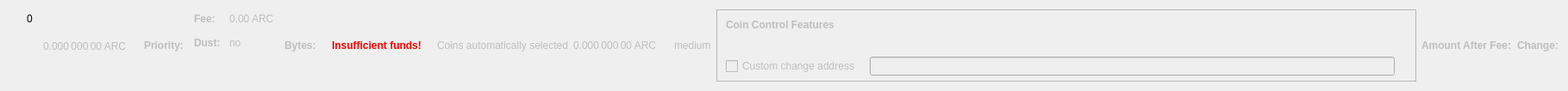
    <widget class="QWidget" name="dummyHideWidget" native="true">
     <property name="maximumSize">
      <size>
       <width>100</width>
       <height>22</height>
      </size>
     </property>
     <layout class="QHBoxLayout" name="dummyHideLayout">
      <item>
       <layout class="QFormLayout" name="formLayoutCoinControl1">
        <property name="horizontalSpacing">
         <number>10</number>
        </property>
        <property name="verticalSpacing">
         <number>14</number>
        </property>
        <property name="leftMargin">
         <number>10</number>
        </property>
        <property name="topMargin">
         <number>4</number>
        </property>
        <property name="rightMargin">
         <number>6</number>
        </property>
        <item row="0" column="1">
         <widget class="QLabel" name="labelCoinControlBytes">
          <property name="cursor">
           <cursorShape>IBeamCursor</cursorShape>
          </property>
          <property name="contextMenuPolicy">
           <enum>Qt::ActionsContextMenu</enum>
          </property>
          <property name="text">
           <string notr="true">0</string>
          </property>
          <property name="textInteractionFlags">
           <set>Qt::LinksAccessibleByMouse|Qt::TextSelectableByKeyboard|Qt::TextSelectableByMouse</set>
          </property>
         </widget>
        </item>
       </layout>
      </item>
      <item>
       <widget class="QLabel" name="labelCoinControlAfterFee">
        <property name="enabled">
         <bool>false</bool>
        </property>
        <property name="sizePolicy">
         <sizepolicy hsizetype="Fixed" vsizetype="Fixed">
          <horstretch>0</horstretch>
          <verstretch>0</verstretch>
         </sizepolicy>
        </property>
        <property name="minimumSize">
         <size>
          <width>111</width>
          <height>12</height>
         </size>
        </property>
        <property name="maximumSize">
         <size>
          <width>111</width>
          <height>12</height>
         </size>
        </property>
        <property name="cursor">
         <cursorShape>IBeamCursor</cursorShape>
        </property>
        <property name="contextMenuPolicy">
         <enum>Qt::ActionsContextMenu</enum>
        </property>
        <property name="text">
         <string notr="true">0.000 000 00 ARC</string>
        </property>
        <property name="textInteractionFlags">
         <set>Qt::LinksAccessibleByMouse|Qt::TextSelectableByKeyboard|Qt::TextSelectableByMouse</set>
        </property>
       </widget>
      </item>
      <item>
       <widget class="QLabel" name="labelCoinControlPriorityText">
        <property name="enabled">
         <bool>false</bool>
        </property>
        <property name="font">
         <font>
          <weight>75</weight>
          <bold>true</bold>
         </font>
        </property>
        <property name="text">
         <string>Priority:</string>
        </property>
       </widget>
      </item>
      <item>
       <layout class="QHBoxLayout" name="horizontalLayout"/>
      </item>
      <item>
       <layout class="QFormLayout" name="formLayoutCoinControl3">
        <property name="horizontalSpacing">
         <number>10</number>
        </property>
        <property name="verticalSpacing">
         <number>14</number>
        </property>
        <property name="leftMargin">
         <number>6</number>
        </property>
        <property name="topMargin">
         <number>4</number>
        </property>
        <property name="rightMargin">
         <number>6</number>
        </property>
        <item row="0" column="0">
         <widget class="QLabel" name="labelCoinControlFeeText">
          <property name="enabled">
           <bool>false</bool>
          </property>
          <property name="font">
           <font>
            <weight>75</weight>
            <bold>true</bold>
           </font>
          </property>
          <property name="text">
           <string>Fee:</string>
          </property>
          <property name="margin">
           <number>0</number>
          </property>
         </widget>
        </item>
        <item row="0" column="1">
         <widget class="QLabel" name="labelCoinControlFee">
          <property name="enabled">
           <bool>false</bool>
          </property>
          <property name="cursor">
           <cursorShape>IBeamCursor</cursorShape>
          </property>
          <property name="contextMenuPolicy">
           <enum>Qt::ActionsContextMenu</enum>
          </property>
          <property name="text">
           <string notr="true">0.00 ARC</string>
          </property>
          <property name="textInteractionFlags">
           <set>Qt::LinksAccessibleByMouse|Qt::TextSelectableByKeyboard|Qt::TextSelectableByMouse</set>
          </property>
         </widget>
        </item>
        <item row="1" column="0">
         <widget class="QLabel" name="labelCoinControlLowOutputText">
          <property name="enabled">
           <bool>false</bool>
          </property>
          <property name="font">
           <font>
            <weight>75</weight>
            <bold>true</bold>
           </font>
          </property>
          <property name="text">
           <string>Dust:</string>
          </property>
         </widget>
        </item>
        <item row="1" column="1">
         <widget class="QLabel" name="labelCoinControlLowOutput">
          <property name="enabled">
           <bool>false</bool>
          </property>
          <property name="cursor">
           <cursorShape>IBeamCursor</cursorShape>
          </property>
          <property name="contextMenuPolicy">
           <enum>Qt::ActionsContextMenu</enum>
          </property>
          <property name="text">
           <string>no</string>
          </property>
          <property name="textInteractionFlags">
           <set>Qt::LinksAccessibleByMouse|Qt::TextSelectableByKeyboard|Qt::TextSelectableByMouse</set>
          </property>
         </widget>
        </item>
       </layout>
      </item>
      <item>
       <widget class="QLabel" name="labelCoinControlBytesText">
        <property name="enabled">
         <bool>false</bool>
        </property>
        <property name="font">
         <font>
          <weight>75</weight>
          <bold>true</bold>
         </font>
        </property>
        <property name="text">
         <string>Bytes:</string>
        </property>
       </widget>
      </item>
      <item>
       <layout class="QFormLayout" name="formLayoutCoinControl2">
        <property name="horizontalSpacing">
         <number>10</number>
        </property>
        <property name="verticalSpacing">
         <number>14</number>
        </property>
        <property name="leftMargin">
         <number>6</number>
        </property>
        <property name="topMargin">
         <number>4</number>
        </property>
        <property name="rightMargin">
         <number>6</number>
        </property>
       </layout>
      </item>
      <item>
       <layout class="QHBoxLayout" name="horizontalLayoutCoinControl2">
        <property name="spacing">
         <number>8</number>
        </property>
        <property name="bottomMargin">
         <number>10</number>
        </property>
       </layout>
      </item>
      <item>
       <widget class="QLabel" name="labelCoinControlInsuffFunds">
        <property name="enabled">
         <bool>false</bool>
        </property>
        <property name="minimumSize">
         <size>
          <width>0</width>
          <height>0</height>
         </size>
        </property>
        <property name="font">
         <font>
          <weight>75</weight>
          <bold>true</bold>
         </font>
        </property>
        <property name="styleSheet">
         <string notr="true">color:red;font-weight:bold;</string>
        </property>
        <property name="text">
         <string>Insufficient funds!</string>
        </property>
        <property name="margin">
         <number>5</number>
        </property>
       </widget>
      </item>
      <item>
       <layout class="QFormLayout" name="formLayoutCoinControl4">
        <property name="horizontalSpacing">
         <number>10</number>
        </property>
        <property name="verticalSpacing">
         <number>14</number>
        </property>
        <property name="leftMargin">
         <number>6</number>
        </property>
        <property name="topMargin">
         <number>4</number>
        </property>
        <property name="rightMargin">
         <number>6</number>
        </property>
       </layout>
      </item>
      <item>
       <widget class="QLabel" name="labelCoinControlAutomaticallySelected">
        <property name="enabled">
         <bool>false</bool>
        </property>
        <property name="sizePolicy">
         <sizepolicy hsizetype="Fixed" vsizetype="Fixed">
          <horstretch>0</horstretch>
          <verstretch>0</verstretch>
         </sizepolicy>
        </property>
        <property name="minimumSize">
         <size>
          <width>0</width>
          <height>0</height>
         </size>
        </property>
        <property name="maximumSize">
         <size>
          <width>240</width>
          <height>16777215</height>
         </size>
        </property>
        <property name="text">
         <string>Coins automatically selected</string>
        </property>
        <property name="margin">
         <number>5</number>
        </property>
       </widget>
      </item>
      <item>
       <widget class="QLabel" name="labelCoinControlChange">
        <property name="enabled">
         <bool>false</bool>
        </property>
        <property name="sizePolicy">
         <sizepolicy hsizetype="Fixed" vsizetype="Fixed">
          <horstretch>0</horstretch>
          <verstretch>0</verstretch>
         </sizepolicy>
        </property>
        <property name="minimumSize">
         <size>
          <width>111</width>
          <height>0</height>
         </size>
        </property>
        <property name="maximumSize">
         <size>
          <width>111</width>
          <height>16777215</height>
         </size>
        </property>
        <property name="cursor">
         <cursorShape>IBeamCursor</cursorShape>
        </property>
        <property name="contextMenuPolicy">
         <enum>Qt::ActionsContextMenu</enum>
        </property>
        <property name="text">
         <string notr="true">0.000 000 00 ARC</string>
        </property>
        <property name="textInteractionFlags">
         <set>Qt::LinksAccessibleByMouse|Qt::TextSelectableByKeyboard|Qt::TextSelectableByMouse</set>
        </property>
       </widget>
      </item>
      <item>
       <widget class="QLabel" name="labelCoinControlPriority">
        <property name="enabled">
         <bool>false</bool>
        </property>
        <property name="cursor">
         <cursorShape>IBeamCursor</cursorShape>
        </property>
        <property name="contextMenuPolicy">
         <enum>Qt::ActionsContextMenu</enum>
        </property>
        <property name="text">
         <string>medium</string>
        </property>
        <property name="textInteractionFlags">
         <set>Qt::LinksAccessibleByMouse|Qt::TextSelectableByKeyboard|Qt::TextSelectableByMouse</set>
        </property>
       </widget>
      </item>
      <item>
       <widget class="QFrame" name="frameCoinControl">
        <property name="sizePolicy">
         <sizepolicy hsizetype="Expanding" vsizetype="Expanding">
          <horstretch>0</horstretch>
          <verstretch>0</verstretch>
         </sizepolicy>
        </property>
        <property name="maximumSize">
         <size>
          <width>16777215</width>
          <height>16777215</height>
         </size>
        </property>
        <property name="frameShape">
         <enum>QFrame::StyledPanel</enum>
        </property>
        <property name="frameShadow">
         <enum>QFrame::Sunken</enum>
        </property>
        <layout class="QVBoxLayout" name="verticalLayoutCoinControl2_2">
         <property name="spacing">
          <number>0</number>
         </property>
         <property name="leftMargin">
          <number>0</number>
         </property>
         <property name="topMargin">
          <number>0</number>
         </property>
         <property name="rightMargin">
          <number>0</number>
         </property>
         <property name="bottomMargin">
          <number>6</number>
         </property>
         <item>
          <layout class="QVBoxLayout" name="verticalLayoutCoinControl" stretch="0,0,0,1">
           <property name="spacing">
            <number>0</number>
           </property>
           <property name="leftMargin">
            <number>10</number>
           </property>
           <property name="topMargin">
            <number>10</number>
           </property>
           <item>
            <layout class="QHBoxLayout" name="horizontalLayoutCoinControl1">
             <property name="bottomMargin">
              <number>15</number>
             </property>
             <item>
              <widget class="QLabel" name="labelCoinControlFeatures">
               <property name="enabled">
                <bool>false</bool>
               </property>
               <property name="sizePolicy">
                <sizepolicy hsizetype="Preferred" vsizetype="Maximum">
                 <horstretch>0</horstretch>
                 <verstretch>0</verstretch>
                </sizepolicy>
               </property>
               <property name="font">
                <font>
                 <weight>75</weight>
                 <bold>true</bold>
                </font>
               </property>
               <property name="styleSheet">
                <string notr="true">font-weight:bold;</string>
               </property>
               <property name="text">
                <string>Coin Control Features</string>
               </property>
              </widget>
             </item>
            </layout>
           </item>
           <item>
            <widget class="QWidget" name="widgetCoinControl" native="true">
             <property name="sizePolicy">
              <sizepolicy hsizetype="Preferred" vsizetype="Preferred">
               <horstretch>0</horstretch>
               <verstretch>0</verstretch>
              </sizepolicy>
             </property>
             <property name="minimumSize">
              <size>
               <width>0</width>
               <height>0</height>
              </size>
             </property>
             <property name="styleSheet">
              <string notr="true"/>
             </property>
             <layout class="QHBoxLayout" name="horizontalLayoutCoinControl5_2">
              <property name="leftMargin">
               <number>0</number>
              </property>
              <property name="topMargin">
               <number>0</number>
              </property>
              <property name="rightMargin">
               <number>0</number>
              </property>
              <property name="bottomMargin">
               <number>0</number>
              </property>
              <item>
               <layout class="QHBoxLayout" name="horizontalLayoutCoinControl3">
                <property name="spacing">
                 <number>20</number>
                </property>
                <property name="topMargin">
                 <number>0</number>
                </property>
                <property name="bottomMargin">
                 <number>10</number>
                </property>
               </layout>
              </item>
             </layout>
            </widget>
           </item>
           <item>
            <layout class="QHBoxLayout" name="horizontalLayoutCoinControl4" stretch="0,0,0">
             <property name="spacing">
              <number>12</number>
             </property>
             <property name="sizeConstraint">
              <enum>QLayout::SetDefaultConstraint</enum>
             </property>
             <property name="topMargin">
              <number>5</number>
             </property>
             <property name="rightMargin">
              <number>5</number>
             </property>
             <item>
              <widget class="QCheckBox" name="checkBoxCoinControlChange">
               <property name="enabled">
                <bool>false</bool>
               </property>
               <property name="toolTip">
                <string>If this is activated, but the change address is empty or invalid, change will be sent to a newly generated address.</string>
               </property>
               <property name="text">
                <string>Custom change address</string>
               </property>
              </widget>
             </item>
             <item>
              <widget class="QValidatedLineEdit" name="lineEditCoinControlChange">
               <property name="enabled">
                <bool>false</bool>
               </property>
               <property name="sizePolicy">
                <sizepolicy hsizetype="Expanding" vsizetype="Fixed">
                 <horstretch>0</horstretch>
                 <verstretch>0</verstretch>
                </sizepolicy>
               </property>
              </widget>
             </item>
             <item>
              <widget class="QLabel" name="labelCoinControlChangeLabel_2">
               <property name="sizePolicy">
                <sizepolicy hsizetype="Preferred" vsizetype="Expanding">
                 <horstretch>0</horstretch>
                 <verstretch>0</verstretch>
                </sizepolicy>
               </property>
               <property name="minimumSize">
                <size>
                 <width>0</width>
                 <height>0</height>
                </size>
               </property>
               <property name="text">
                <string/>
               </property>
               <property name="margin">
                <number>3</number>
               </property>
              </widget>
             </item>
            </layout>
           </item>
           <item>
            <spacer name="verticalSpacerCoinControl">
             <property name="orientation">
              <enum>Qt::Vertical</enum>
             </property>
             <property name="sizeHint" stdset="0">
              <size>
               <width>800</width>
               <height>1</height>
              </size>
             </property>
            </spacer>
           </item>
          </layout>
         </item>
        </layout>
       </widget>
      </item>
      <item>
       <widget class="QLabel" name="labelCoinControlAfterFeeText">
        <property name="enabled">
         <bool>false</bool>
        </property>
        <property name="minimumSize">
         <size>
          <width>0</width>
          <height>0</height>
         </size>
        </property>
        <property name="maximumSize">
         <size>
          <width>16777215</width>
          <height>16777215</height>
         </size>
        </property>
        <property name="font">
         <font>
          <weight>75</weight>
          <bold>true</bold>
         </font>
        </property>
        <property name="text">
         <string>Amount After Fee:</string>
        </property>
        <property name="alignment">
         <set>Qt::AlignLeading|Qt::AlignLeft|Qt::AlignVCenter</set>
        </property>
        <property name="margin">
         <number>0</number>
        </property>
       </widget>
      </item>
      <item>
       <widget class="QLabel" name="labelCoinControlChangeText">
        <property name="enabled">
         <bool>false</bool>
        </property>
        <property name="sizePolicy">
         <sizepolicy hsizetype="Preferred" vsizetype="Preferred">
          <horstretch>0</horstretch>
          <verstretch>0</verstretch>
         </sizepolicy>
        </property>
        <property name="minimumSize">
         <size>
          <width>0</width>
          <height>0</height>
         </size>
        </property>
        <property name="maximumSize">
         <size>
          <width>16777215</width>
          <height>16777215</height>
         </size>
        </property>
        <property name="font">
         <font>
          <weight>75</weight>
          <bold>true</bold>
         </font>
        </property>
        <property name="text">
         <string>Change:</string>
        </property>
        <property name="alignment">
         <set>Qt::AlignLeading|Qt::AlignLeft|Qt::AlignVCenter</set>
        </property>
       </widget>
      </item>
     </layout>
    </widget>
